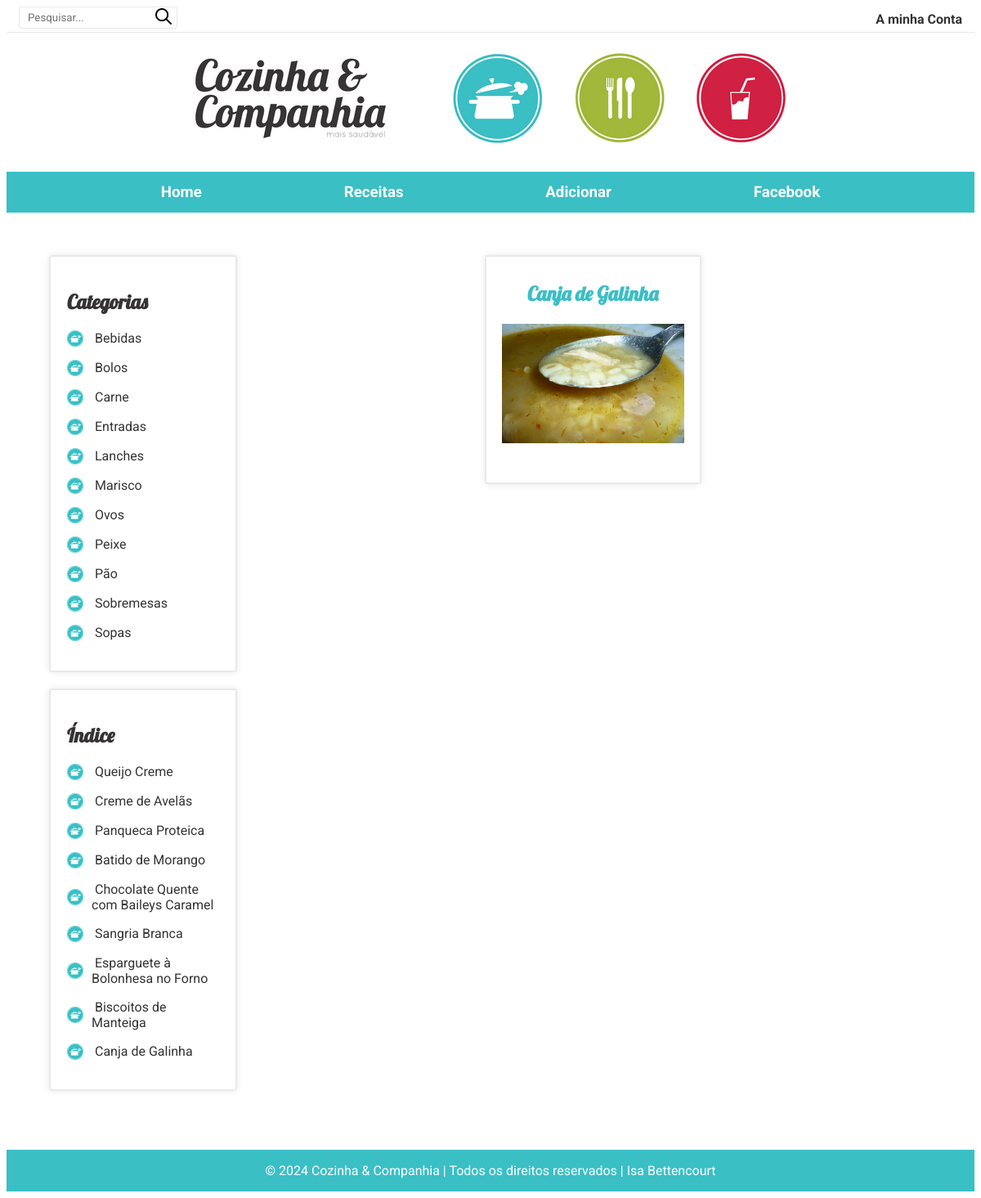
/filter_by_category/16, run on the app's committed database.
### blog/models.py (models this page shows, shortened)
class Category(models.Model):
    category = models.CharField(max_length=50)

class Post(models.Model):
    title = models.CharField(max_length=200)
    photo = models.ImageField(upload_to="blog/", blank=True, null=True)
    ingredients = models.TextField(blank=True, null=True)
    recipe = models.TextField(blank=True, null=True)
    category = models.ForeignKey(Category, on_delete=models.PROTECT,  blank=True, null=True)
    created_date = models.DateField(blank=True, null=True)

### blog/views.py (the view)
# urls.py: path('filter_by_category/<int:id>', views.filter_by_category, name='filter_by_category'),
def filter_by_category(request, id):
    if request.method == 'GET':
        categories = Category.objects.all().order_by(Lower('category')) # get all categories to show in details_post.html
        recipes = Post.objects.filter(category_id=id)
        recipes_all = Post.objects.all()
    return render(request, 'blog/list_recipes.html', {'categories':categories, 'recipes':recipes, 'recipes_all':recipes_all})

### blog/templates/blog/list_recipes.html (shortened to what this page needs)
{% extends 'blog/base.html' %}
{% load static %}
{% block content %}
<div id="id_big_container">
    <div id="id_big_treeview">
        <div class="treeview">
            <h2>Categorias</h2>
            {% for category in categories %}
            <p>
                <a href="{% url 'blog:filter_by_category' category.id %}">
                    <img src="{% static 'pan.png' %}" alt="" title="" class="img_pan">
                    &nbsp{{category.category}}
                </a>
            </p>
            {% endfor %}
        </div>
        <div class="treeview">
            <h2>Índice</h2>
            {% for recipe in recipes_all %}
            <p>
                <a href="{% url 'blog:index_a_z' recipe.id %}">
                    <img src="{% static 'pan.png' %}" alt="" title="" class="img_pan">
                    &nbsp{{recipe.title}}
                </a>
            </p>
            {% endfor %}
        </div>
    </div>
    {% block details %}
    <div id="id_list_recipes">
        {% for recipe in recipes %}
        <div id="id_each_recipe">
            <a href="{% url 'blog:details_post' recipe.id %}">
                <h2> {{ recipe.title }} </h2>
                <div id="id_each_img">
                    {% if recipe.photo %}
                    <img src="{{ recipe.photo.url }}" alt="foto da receita" title="foto da receita" class="img_list">
                    {% else %}
                    <img src="{% static 'no_photo.png' %}" alt="sem foto" title="sem foto" class="img_list"
                        id="id_no_image">
                    {% endif %}
                </div>
            </a>
        </div>
        {% endfor %}
    </div>
    {% endblock %}
</div>
{% endblock %}

### static/style.css (style rules this page uses)
:root { --color_black: rgb(54, 51, 52); --color_green: rgb(162, 184, 58); --color_blue: rgb(58, 191, 197); --color_red: rgb(209, 33, 67); --color_white: #ffffff; --color_dark_gray: #999; --color_gray: rgb(233, 233, 233); }
* { box-sizing: border-box; font-family: "Roboto", sans-serif; background-color: transparent; }
body { color: var(--color_black); }
#id_big_container { display: flex; padding: 20px; }
#id_big_treeview { min-width: 180px; max-width: 250px; display: flex; flex-direction: column; padding-right: 20px; }
.treeview { border: 2px solid var(--color_gray); box-shadow: 0px 0px 10px var(--color_gray); border-radius: 3px; padding: 20px; margin-bottom: 20px; }
.treeview h2 { font-family: "Lobster", sans-serif; }
.img_pan { width: 20px; height: 20px; margin-right: 10px; }
.treeview a { color: var(--color_black); text-decoration: none; cursor: pointer; display: flex; align-items: center; }
#id_list_recipes { display: flex; flex-wrap: wrap; justify-content: center; gap: 1rem; align-items: flex-start; padding-left: 20px; width: 75%; margin: 0 0 auto; }
#id_each_recipe { border: 2px solid var(--color_gray); box-shadow: 0px 0px 10px var(--color_gray); border-radius: 3px; background-color: var(--color_white); color: var(--color_black); text-align: center; padding: 10px; display: flex; flex-direction: column; align-items: center; width: 265px; height: 280px; }
#id_each_img { display: flex; justify-content: center; align-items: center; }
#id_each_recipe h2 { font-family: "Lobster", sans-serif; }
.img_list { height: 150px; max-width: 100%; padding: 2px; cursor: pointer; border-radius: 3px; object-fit: cover; }
#id_list_recipes a { color: var(--color_blue); text-decoration: none; }

### data on the page
Category: category "Bebidas"
Category: category "Bolos"
Category: category "Carne"
Category: category "Entradas"
Category: category "Lanches"
Category: category "Marisco"
Category: category "Ovos"
Category: category "Peixe"
Category: category "Pão"
Category: category "Sobremesas"
Category: category "Sopas"
Post: title "Queijo Creme"
Post: title "Creme de Avelãs"
Post: title "Panqueca Proteica"
Post: title "Batido de Morango"
Post: title "Chocolate Quente com Baileys Caramel"
Post: title "Sangria Branca"
Post: title "Esparguete à Bolonhesa no Forno"
Post: title "Biscoitos de Manteiga"
Post: title "Canja de Galinha", photo (picture)
